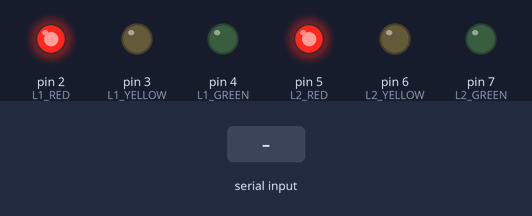
A sketch run on a simulated Arduino Uno, built with avr-gcc and run on an emulated ATmega328P. Parts: output pins drawn as LEDs (lit = HIGH). The test bench sets the inputs (shaded band). What the sketch prints to the serial monitor is not drawn.

Above: at 1.2 s.
1.3 s: "1\n" received over Serial
At 2.1 s:
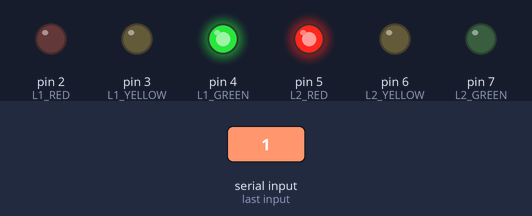
2.8 s: "2\n" received over Serial
At 3.3 s:
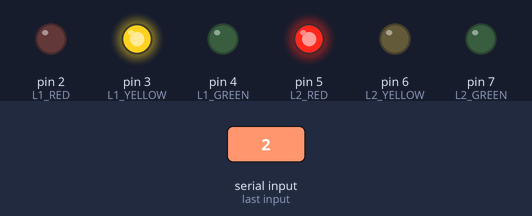
4.3 s: "3\n" received over Serial
At 5.5 s:
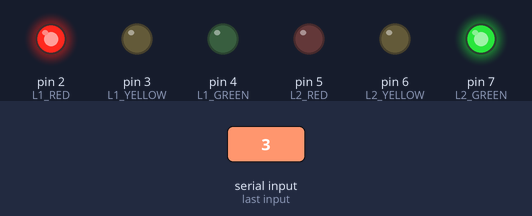
5.8 s: "4\n" received over Serial
At 6.8 s:
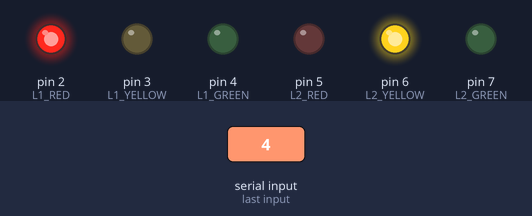
7.3 s: "0\n" received over Serial
At 7.9 s:
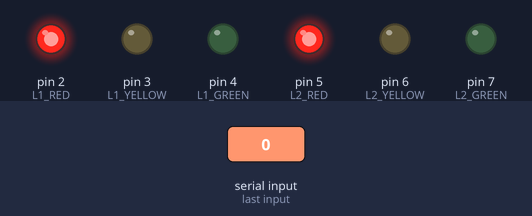
8.8 s: "5\n" received over Serial
At 10.2 s:
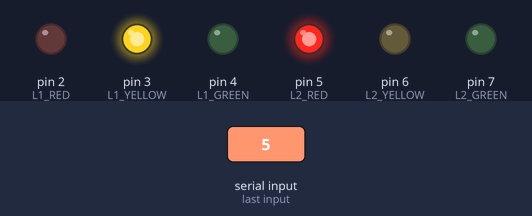
Timing chart, 0 to 11.3 s (numbered marks = the images above; inputs shaded):
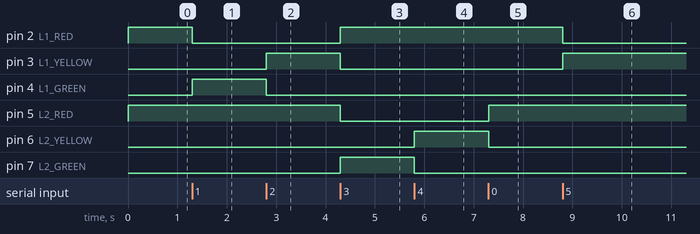

Measured:
- after the input at 1.3 s, pin 2 (L1_RED): HIGH → LOW at once; pin 4 (L1_GREEN): LOW → HIGH at once
- after the input at 2.8 s, pin 3 (L1_YELLOW): LOW → HIGH at once; pin 4 (L1_GREEN): HIGH → LOW at once
- after the input at 4.3 s, pin 2 (L1_RED), pin 7 (L2_GREEN): LOW → HIGH at once; pin 3 (L1_YELLOW), pin 5 (L2_RED): HIGH → LOW at once
- after the input at 5.8 s, pin 6 (L2_YELLOW): LOW → HIGH at once; pin 7 (L2_GREEN): HIGH → LOW at once
- after the input at 7.3 s, pin 5 (L2_RED): LOW → HIGH at once; pin 6 (L2_YELLOW): HIGH → LOW at once
- after the input at 8.8 s, pin 2 (L1_RED): HIGH → LOW at once; pin 3 (L1_YELLOW): LOW → HIGH at once

The sketch:

traffic_controller.ino
```cpp
// Smart Dual-Lane Adaptive Traffic Signal Controller
// End green: straight to all red (no amber). Start: all red -> amber only -> green (no red+amber together).

const int L1_RED = 2;
const int L1_YELLOW = 3;
const int L1_GREEN = 4;

const int L2_RED = 5;
const int L2_YELLOW = 6;
const int L2_GREEN = 7;

void lane1AmberOnly();
void lane2AmberOnly();

char currentCommand = '7';

void setup() {
  Serial.begin(9600);

  pinMode(L1_RED, OUTPUT);
  pinMode(L1_YELLOW, OUTPUT);
  pinMode(L1_GREEN, OUTPUT);
  pinMode(L2_RED, OUTPUT);
  pinMode(L2_YELLOW, OUTPUT);
  pinMode(L2_GREEN, OUTPUT);

  allRed();
  Serial.println("Arduino Traffic Controller Ready");
}

void loop() {
  while (Serial.available() > 0) {
    char c = Serial.read();
    if (c == '\r' || c == '\n' || c == ' ') {
      continue;
    }
    if (c >= '0' && c <= '7') {
      currentCommand = c;
    }
  }

  switch (currentCommand) {
    case '0':
    case '7':
      allRed();
      break;

    case '1':
      lane1Green();
      break;

    case '2':
      lane1Yellow();
      break;

    case '3':
      lane2Green();
      break;

    case '4':
      lane2Yellow();
      break;

    case '5':
      lane1AmberOnly();
      break;

    case '6':
      lane2AmberOnly();
      break;
  }
}

void lane1Green() {
  digitalWrite(L1_GREEN, HIGH);
  digitalWrite(L1_YELLOW, LOW);
  digitalWrite(L1_RED, LOW);

  digitalWrite(L2_GREEN, LOW);
  digitalWrite(L2_YELLOW, LOW);
  digitalWrite(L2_RED, HIGH);
}

void lane1Yellow() {
  lane1AmberOnly();
}

void lane2Green() {
  digitalWrite(L1_GREEN, LOW);
  digitalWrite(L1_YELLOW, LOW);
  digitalWrite(L1_RED, HIGH);

  digitalWrite(L2_GREEN, HIGH);
  digitalWrite(L2_YELLOW, LOW);
  digitalWrite(L2_RED, LOW);
}

void lane2Yellow() {
  lane2AmberOnly();
}

void allRed() {
  digitalWrite(L1_GREEN, LOW);
  digitalWrite(L1_YELLOW, LOW);
  digitalWrite(L1_RED, HIGH);

  digitalWrite(L2_GREEN, LOW);
  digitalWrite(L2_YELLOW, LOW);
  digitalWrite(L2_RED, HIGH);
}

void lane1AmberOnly() {
  digitalWrite(L1_GREEN, LOW);
  digitalWrite(L1_YELLOW, HIGH);
  digitalWrite(L1_RED, LOW);

  digitalWrite(L2_GREEN, LOW);
  digitalWrite(L2_YELLOW, LOW);
  digitalWrite(L2_RED, HIGH);
}

void lane2AmberOnly() {
  digitalWrite(L1_GREEN, LOW);
  digitalWrite(L1_YELLOW, LOW);
  digitalWrite(L1_RED, HIGH);

  digitalWrite(L2_GREEN, LOW);
  digitalWrite(L2_YELLOW, HIGH);
  digitalWrite(L2_RED, LOW);
}
```
